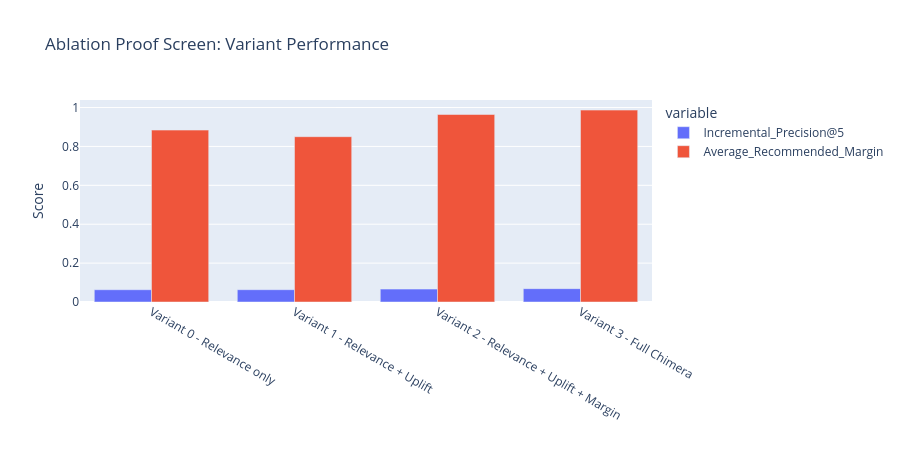

Source (notebook cell):
### Code cell
proof_table = build_ablation_proof_table(ablation_summary)
display(proof_table)

fig_proof = px.bar(
    proof_table,
    x='Variant',
    y=['Incremental_Precision@5', 'Average_Recommended_Margin'],
    barmode='group',
    title='Ablation Proof Screen: Variant Performance',
)
fig_proof.update_layout(height=460, xaxis_title='', yaxis_title='Score')
fig_proof.show()

### Figure 1 — Plotly figure (JSON) as saved in the notebook; plotly's stock layout.template omitted (floating-point values rounded to 4 significant figures)
{"data": [{"alignmentgroup": "True", "hovertemplate": "variable=Incremental_Precision@5<br>Variant=%{x}<br>value=%{y}<extra></extra>", "legendgroup": "Incremental_Precision@5", "marker": {"color": "#636efa", "pattern": {"shape": ""}}, "name": "Incremental_Precision@5", "offsetgroup": "Incremental_Precision@5", "orientation": "v", "showlegend": true, "textposition": "auto", "type": "bar", "x": ["Variant 0 - Relevance only", "Variant 1 - Relevance + Uplift", "Variant 2 - Relevance + Uplift + Margin", "Variant 3 - Full Chimera"], "xaxis": "x", "y": [0.06312, 0.06329, 0.06628, 0.06852], "yaxis": "y"}, {"alignmentgroup": "True", "hovertemplate": "variable=Average_Recommended_Margin<br>Variant=%{x}<br>value=%{y}<extra></extra>", "legendgroup": "Average_Recommended_Margin", "marker": {"color": "#EF553B", "pattern": {"shape": ""}}, "name": "Average_Recommended_Margin", "offsetgroup": "Average_Recommended_Margin", "orientation": "v", "showlegend": true, "textposition": "auto", "type": "bar", "x": ["Variant 0 - Relevance only", "Variant 1 - Relevance + Uplift", "Variant 2 - Relevance + Uplift + Margin", "Variant 3 - Full Chimera"], "xaxis": "x", "y": [0.884, 0.85, 0.9641, 0.9868], "yaxis": "y"}], "layout": {"barmode": "group", "height": 460, "legend": {"title": {"text": "variable"}, "tracegroupgap": 0}, "title": {"text": "Ablation Proof Screen: Variant Performance"}, "xaxis": {"anchor": "y", "domain": [0, 1], "title": {"text": ""}}, "yaxis": {"anchor": "x", "domain": [0, 1], "title": {"text": "Score"}}}}
